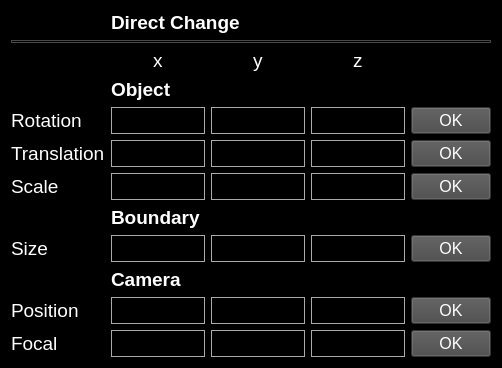
<?xml version="1.0" encoding="UTF-8"?>
<ui version="4.0">
 <class>WidgetDirectChange</class>
 <widget class="QWidget" name="WidgetDirectChange">
  <property name="geometry">
   <rect>
    <x>0</x>
    <y>0</y>
    <width>434</width>
    <height>305</height>
   </rect>
  </property>
  <property name="windowTitle">
   <string>Form</string>
  </property>
  <property name="styleSheet">
   <string notr="true">background-color:black;
color:white;
font-family:&quot;맑은 고딕&quot;;</string>
  </property>
  <layout class="QGridLayout" name="gridLayout">
   <item row="7" column="3">
    <widget class="QLineEdit" name="lineEdit_9">
     <property name="font">
      <font>
       <pointsize>14</pointsize>
      </font>
     </property>
     <property name="styleSheet">
      <string notr="true">border:1px solid #AAAAAA;</string>
     </property>
    </widget>
   </item>
   <item row="8" column="1" colspan="3">
    <widget class="QLabel" name="label_10">
     <property name="font">
      <font>
       <pointsize>14</pointsize>
       <bold>true</bold>
      </font>
     </property>
     <property name="text">
      <string>Boundary</string>
     </property>
    </widget>
   </item>
   <item row="9" column="3">
    <widget class="QLineEdit" name="lineEdit_12">
     <property name="font">
      <font>
       <pointsize>14</pointsize>
      </font>
     </property>
     <property name="styleSheet">
      <string notr="true">border:1px solid #AAAAAA;</string>
     </property>
     <property name="text">
      <string/>
     </property>
    </widget>
   </item>
   <item row="12" column="0">
    <widget class="QLabel" name="label_13">
     <property name="font">
      <font>
       <pointsize>14</pointsize>
      </font>
     </property>
     <property name="text">
      <string>Focal</string>
     </property>
    </widget>
   </item>
   <item row="9" column="4">
    <widget class="QPushButton" name="pushButton_4">
     <property name="font">
      <font>
       <pointsize>12</pointsize>
      </font>
     </property>
     <property name="styleSheet">
      <string notr="true">background-color:#494949;</string>
     </property>
     <property name="text">
      <string>OK</string>
     </property>
    </widget>
   </item>
   <item row="11" column="4">
    <widget class="QPushButton" name="pushButton_5">
     <property name="font">
      <font>
       <pointsize>12</pointsize>
      </font>
     </property>
     <property name="styleSheet">
      <string notr="true">background-color:#494949;</string>
     </property>
     <property name="text">
      <string>OK</string>
     </property>
    </widget>
   </item>
   <item row="6" column="1">
    <widget class="QLineEdit" name="lineEdit">
     <property name="font">
      <font>
       <pointsize>14</pointsize>
      </font>
     </property>
     <property name="styleSheet">
      <string notr="true">border:1px solid #AAAAAA;</string>
     </property>
    </widget>
   </item>
   <item row="5" column="2">
    <widget class="QLineEdit" name="lineEdit_5">
     <property name="font">
      <font>
       <pointsize>14</pointsize>
      </font>
     </property>
     <property name="styleSheet">
      <string notr="true">border:1px solid #AAAAAA;</string>
     </property>
    </widget>
   </item>
   <item row="2" column="2">
    <widget class="QLabel" name="label_7">
     <property name="font">
      <font>
       <pointsize>14</pointsize>
      </font>
     </property>
     <property name="text">
      <string>        y        </string>
     </property>
    </widget>
   </item>
   <item row="10" column="1" colspan="3">
    <widget class="QLabel" name="label_11">
     <property name="font">
      <font>
       <pointsize>14</pointsize>
       <bold>true</bold>
      </font>
     </property>
     <property name="text">
      <string>Camera</string>
     </property>
    </widget>
   </item>
   <item row="7" column="2">
    <widget class="QLineEdit" name="lineEdit_8">
     <property name="font">
      <font>
       <pointsize>14</pointsize>
      </font>
     </property>
     <property name="styleSheet">
      <string notr="true">border:1px solid #AAAAAA;</string>
     </property>
    </widget>
   </item>
   <item row="9" column="0">
    <widget class="QLabel" name="label_5">
     <property name="font">
      <font>
       <pointsize>14</pointsize>
      </font>
     </property>
     <property name="text">
      <string>Size</string>
     </property>
    </widget>
   </item>
   <item row="5" column="4">
    <widget class="QPushButton" name="pushButton_2">
     <property name="font">
      <font>
       <pointsize>12</pointsize>
      </font>
     </property>
     <property name="styleSheet">
      <string notr="true">background-color:#494949;</string>
     </property>
     <property name="text">
      <string>OK</string>
     </property>
    </widget>
   </item>
   <item row="6" column="2">
    <widget class="QLineEdit" name="lineEdit_2">
     <property name="font">
      <font>
       <pointsize>14</pointsize>
      </font>
     </property>
     <property name="styleSheet">
      <string notr="true">border:1px solid #AAAAAA;</string>
     </property>
    </widget>
   </item>
   <item row="2" column="3">
    <widget class="QLabel" name="label_8">
     <property name="font">
      <font>
       <pointsize>14</pointsize>
      </font>
     </property>
     <property name="text">
      <string>        z        </string>
     </property>
    </widget>
   </item>
   <item row="7" column="1">
    <widget class="QLineEdit" name="lineEdit_7">
     <property name="font">
      <font>
       <pointsize>14</pointsize>
      </font>
     </property>
     <property name="styleSheet">
      <string notr="true">border:1px solid #AAAAAA;</string>
     </property>
    </widget>
   </item>
   <item row="5" column="0">
    <widget class="QLabel" name="label_3">
     <property name="font">
      <font>
       <pointsize>14</pointsize>
      </font>
     </property>
     <property name="text">
      <string>Rotation</string>
     </property>
    </widget>
   </item>
   <item row="9" column="1">
    <widget class="QLineEdit" name="lineEdit_10">
     <property name="font">
      <font>
       <pointsize>14</pointsize>
      </font>
     </property>
     <property name="styleSheet">
      <string notr="true">border:1px solid #AAAAAA;</string>
     </property>
     <property name="text">
      <string/>
     </property>
    </widget>
   </item>
   <item row="6" column="4">
    <widget class="QPushButton" name="pushButton">
     <property name="font">
      <font>
       <pointsize>12</pointsize>
      </font>
     </property>
     <property name="styleSheet">
      <string notr="true">background-color:#494949;</string>
     </property>
     <property name="text">
      <string>OK</string>
     </property>
    </widget>
   </item>
   <item row="7" column="0">
    <widget class="QLabel" name="label_4">
     <property name="font">
      <font>
       <pointsize>14</pointsize>
      </font>
     </property>
     <property name="text">
      <string>Scale</string>
     </property>
    </widget>
   </item>
   <item row="11" column="2">
    <widget class="QLineEdit" name="lineEdit_14">
     <property name="font">
      <font>
       <pointsize>14</pointsize>
      </font>
     </property>
     <property name="styleSheet">
      <string notr="true">border:1px solid #AAAAAA;</string>
     </property>
     <property name="text">
      <string/>
     </property>
    </widget>
   </item>
   <item row="7" column="4">
    <widget class="QPushButton" name="pushButton_3">
     <property name="font">
      <font>
       <pointsize>12</pointsize>
      </font>
     </property>
     <property name="styleSheet">
      <string notr="true">background-color:#494949;</string>
     </property>
     <property name="text">
      <string>OK</string>
     </property>
    </widget>
   </item>
   <item row="11" column="3">
    <widget class="QLineEdit" name="lineEdit_15">
     <property name="font">
      <font>
       <pointsize>14</pointsize>
      </font>
     </property>
     <property name="styleSheet">
      <string notr="true">border:1px solid #AAAAAA;</string>
     </property>
     <property name="text">
      <string/>
     </property>
    </widget>
   </item>
   <item row="0" column="1" colspan="3">
    <widget class="QLabel" name="label">
     <property name="font">
      <font>
       <pointsize>14</pointsize>
       <bold>true</bold>
      </font>
     </property>
     <property name="text">
      <string>Direct Change</string>
     </property>
    </widget>
   </item>
   <item row="11" column="0">
    <widget class="QLabel" name="label_12">
     <property name="font">
      <font>
       <pointsize>14</pointsize>
      </font>
     </property>
     <property name="text">
      <string>Position</string>
     </property>
    </widget>
   </item>
   <item row="12" column="3">
    <widget class="QLineEdit" name="lineEdit_18">
     <property name="font">
      <font>
       <pointsize>14</pointsize>
      </font>
     </property>
     <property name="styleSheet">
      <string notr="true">border:1px solid #AAAAAA;</string>
     </property>
     <property name="text">
      <string/>
     </property>
    </widget>
   </item>
   <item row="2" column="1">
    <widget class="QLabel" name="label_6">
     <property name="font">
      <font>
       <pointsize>14</pointsize>
      </font>
     </property>
     <property name="text">
      <string>        x        </string>
     </property>
    </widget>
   </item>
   <item row="11" column="1">
    <widget class="QLineEdit" name="lineEdit_13">
     <property name="font">
      <font>
       <pointsize>14</pointsize>
      </font>
     </property>
     <property name="styleSheet">
      <string notr="true">border:1px solid #AAAAAA;</string>
     </property>
     <property name="text">
      <string/>
     </property>
    </widget>
   </item>
   <item row="9" column="2">
    <widget class="QLineEdit" name="lineEdit_11">
     <property name="font">
      <font>
       <pointsize>14</pointsize>
      </font>
     </property>
     <property name="styleSheet">
      <string notr="true">border:1px solid #AAAAAA;</string>
     </property>
     <property name="text">
      <string/>
     </property>
    </widget>
   </item>
   <item row="6" column="0">
    <widget class="QLabel" name="label_2">
     <property name="font">
      <font>
       <pointsize>14</pointsize>
      </font>
     </property>
     <property name="text">
      <string>Translation</string>
     </property>
    </widget>
   </item>
   <item row="6" column="3">
    <widget class="QLineEdit" name="lineEdit_3">
     <property name="font">
      <font>
       <pointsize>14</pointsize>
      </font>
     </property>
     <property name="styleSheet">
      <string notr="true">border:1px solid #AAAAAA;</string>
     </property>
    </widget>
   </item>
   <item row="1" column="0" colspan="5">
    <widget class="Line" name="line">
     <property name="styleSheet">
      <string notr="true">border:1px solid #494949;</string>
     </property>
     <property name="orientation">
      <enum>Qt::Horizontal</enum>
     </property>
    </widget>
   </item>
   <item row="12" column="2">
    <widget class="QLineEdit" name="lineEdit_17">
     <property name="font">
      <font>
       <pointsize>14</pointsize>
      </font>
     </property>
     <property name="styleSheet">
      <string notr="true">border:1px solid #AAAAAA;</string>
     </property>
     <property name="text">
      <string/>
     </property>
    </widget>
   </item>
   <item row="5" column="3">
    <widget class="QLineEdit" name="lineEdit_6">
     <property name="font">
      <font>
       <pointsize>14</pointsize>
      </font>
     </property>
     <property name="styleSheet">
      <string notr="true">border:1px solid #AAAAAA;</string>
     </property>
    </widget>
   </item>
   <item row="3" column="1" colspan="3">
    <widget class="QLabel" name="label_9">
     <property name="font">
      <font>
       <pointsize>14</pointsize>
       <bold>true</bold>
      </font>
     </property>
     <property name="text">
      <string>Object</string>
     </property>
    </widget>
   </item>
   <item row="5" column="1">
    <widget class="QLineEdit" name="lineEdit_4">
     <property name="font">
      <font>
       <pointsize>14</pointsize>
      </font>
     </property>
     <property name="styleSheet">
      <string notr="true">border:1px solid #AAAAAA;</string>
     </property>
    </widget>
   </item>
   <item row="12" column="1">
    <widget class="QLineEdit" name="lineEdit_16">
     <property name="font">
      <font>
       <pointsize>14</pointsize>
      </font>
     </property>
     <property name="styleSheet">
      <string notr="true">border:1px solid #AAAAAA;</string>
     </property>
     <property name="text">
      <string/>
     </property>
    </widget>
   </item>
   <item row="12" column="4">
    <widget class="QPushButton" name="pushButton_6">
     <property name="font">
      <font>
       <pointsize>12</pointsize>
      </font>
     </property>
     <property name="styleSheet">
      <string notr="true">background-color:#494949;</string>
     </property>
     <property name="text">
      <string>OK</string>
     </property>
    </widget>
   </item>
  </layout>
 </widget>
 <resources/>
 <connections/>
</ui>
